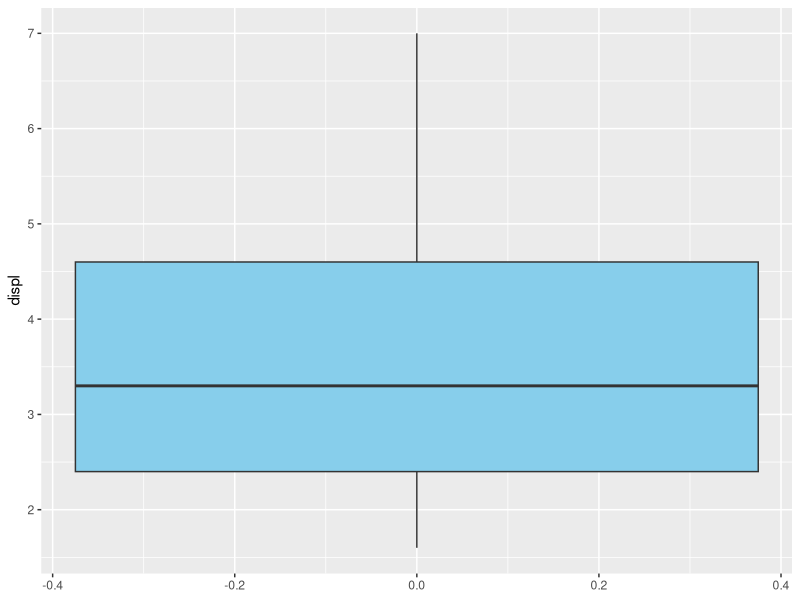
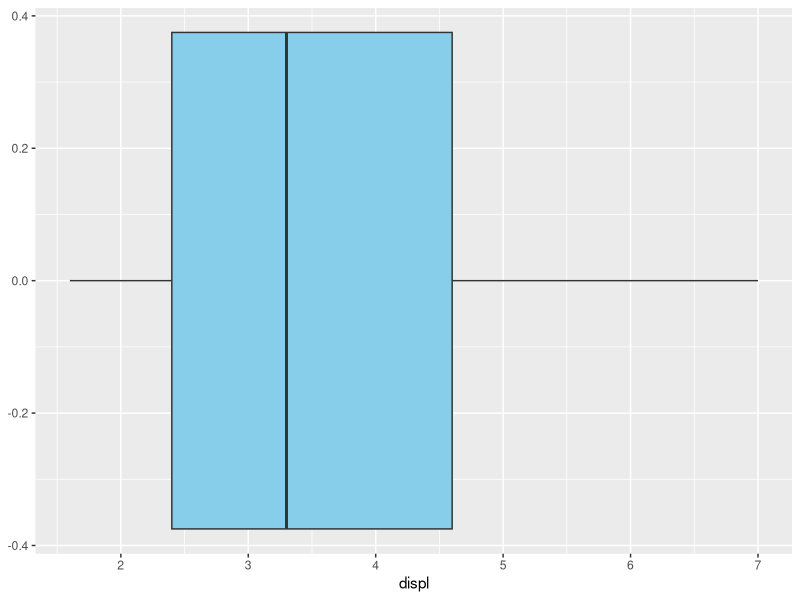

Here is the R script that generated these plots, in order:
# Emmenta Janneh

# The data source is the mpg data table

library(tidyverse)
head(mpg)
summary(mpg$displ)
ggplot(mpg, aes(y = displ)) +
  geom_boxplot(fill = "skyblue")
ggplot(mpg, aes(x = displ)) +
  geom_boxplot(fill = "skyblue")
